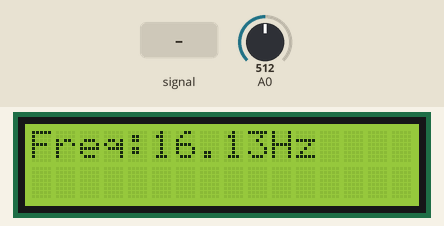
This sketch was run on a simulated Arduino Uno, built with avr-gcc and run on an emulated ATmega328P. Shown: 16×2 character LCD. The inputs (shaded band) are chosen by the test bench; at power-on: A0 = 512. What the sketch prints to the serial monitor is not drawn.

Above: at 1.2 s.
1.3 s: A0 fed a 200 Hz sine of ±460 counts around its level
At 1.79 s:
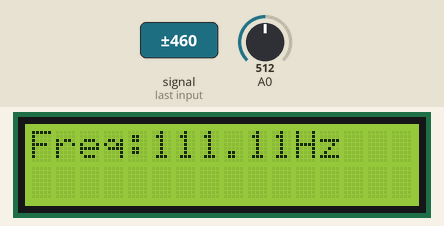
2.8 s: A0 set to 716
At 3.8 s:
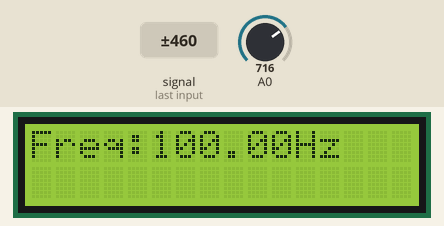
Timing chart, 0 to 2.8 s (numbered marks = the images above; inputs shaded):
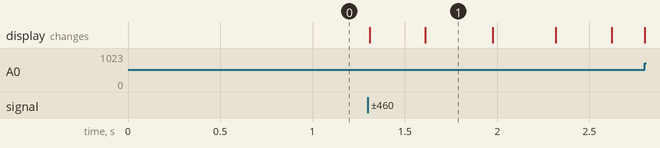

The sketch:

Osc.ino
```cpp
//Name: Ahmed Kantoush
#include <avr\io.h>
#include <avr\interrupt.h>
#include <LiquidCrystal.h>

LiquidCrystal lcd(12,11,5,4,3,2);
void setup()
{
  Serial.begin(2000000);
  lcd.begin(16,2);
}

float x = 0;
char flag = 1;
float t1 = millis();
float max = 0;
char change = 0;
float freq = 0;

void loop() {
  for (int i = 0; i<3;i++) //Read 3 values and take avg
    x += analogRead(A0)*5/1023.0;
  x /= 3;

  if (x > max) // Calculate peak
    max = x;

  if ((x > (max - 0.5)) && (flag)) // If at peak
  {
    flag = 0;
    if (abs((1000/(millis() - t1)) - freq) > 0.05) //Tell if freq changed
      change = 1;
    freq = (1000/(millis() - t1)); //Calculate freq between 2 peaks
    t1 = millis();
  }

  if ((x<1.0) && (!flag))// If near min point
    flag = 1;

  if (change) //Output freq on lcd
  {
    lcd.clear();
    lcd.setCursor(0, 0);
    lcd.print("Freq:");
    lcd.print(freq, 2);
    lcd.print("Hz");
    change = 0;
  }
  Serial.println(x);
  x = 0;
}
```

Measured:
- after the input at 1.3 s, the display: first changes at once (image 1 shows a later state)
